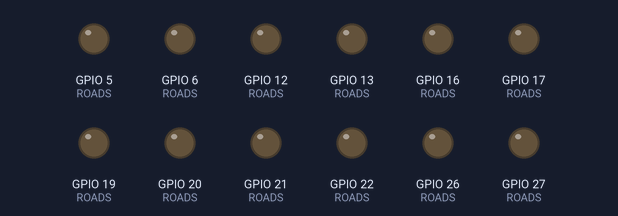
The sketch below on a simulated ESP32. On the bench: output pins drawn as LEDs (lit = HIGH). WiFi joins after 1.5 s; servers stay silent unless stated; what the sketch prints to the serial monitor is not drawn.

Above: at 3.5 s.
At 45.4 s:
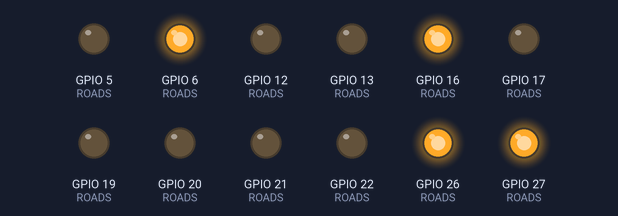
Timing chart, 0 to 46.5 s (numbered marks = the images above):
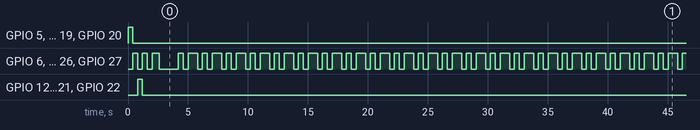

The sketch:

esp32_signal_driver.ino
```cpp
/*
 * Smart Traffic — ESP32 signal-head driver.
 *
 * Polls the backend's /api/signals/status endpoint over WiFi and mirrors the
 * light of each approach on three GPIO pins. The control logic stays in the
 * backend; this board only shows the result.
 *
 * Failsafe: if the backend cannot be reached three times in a row, every
 * approach blinks yellow ("signal out of service") instead of holding the
 * last state.
 *
 * Board: "ESP32 Dev Module". No extra libraries needed.
 * Wiring: LED anode -> 220 ohm resistor -> GPIO pin, cathode -> GND.
 */

#include <HTTPClient.h>
#include <WiFi.h>

// ---------------------------------------------------------------- settings
const char *WIFI_SSID = "YOUR_WIFI_NAME";
const char *WIFI_PASSWORD = "YOUR_WIFI_PASSWORD";
const char *BACKEND_HOST = "192.168.1.5";  // laptop / Pi running the backend
const uint16_t BACKEND_PORT = 8000;

const uint32_t POLL_INTERVAL_MS = 200;   // 5 Hz
const uint32_t REQUEST_TIMEOUT_MS = 2000;
const uint8_t FAILS_BEFORE_FAILSAFE = 3;
const uint32_t BLINK_INTERVAL_MS = 500;

struct Road {
  const char *name;
  uint8_t redPin;
  uint8_t yellowPin;
  uint8_t greenPin;
};

// Same pin map as the Raspberry Pi driver (hardware/gpio_driver.py).
Road ROADS[] = {
    {"north", 17, 27, 22},
    {"south", 5, 6, 13},
    {"east", 19, 26, 21},
    {"west", 20, 16, 12},
};
const uint8_t ROAD_COUNT = sizeof(ROADS) / sizeof(ROADS[0]);

// ------------------------------------------------------------------ helpers
void showLight(const Road &road, const String &state) {
  digitalWrite(road.redPin, state == "red" ? HIGH : LOW);
  digitalWrite(road.yellowPin, state == "yellow" ? HIGH : LOW);
  digitalWrite(road.greenPin, state == "green" ? HIGH : LOW);
}

/*
 * Pulls one road's light out of the JSON payload without a JSON library.
 * The payload looks like:
 *   {"active_phase":"NS_GREEN","roads":{"north":{"light":"green",...},...}}
 * so we find "<road>" and then the first "light":"..." after it.
 */
String lightFor(const String &payload, const char *roadName) {
  String key = String("\"") + roadName + "\"";
  int roadAt = payload.indexOf(key);
  if (roadAt < 0) return "";

  int lightAt = payload.indexOf("\"light\":\"", roadAt);
  if (lightAt < 0) return "";
  lightAt += 9;  // skip past "light":"

  int end = payload.indexOf('"', lightAt);
  if (end < 0) return "";
  return payload.substring(lightAt, end);
}

bool fetchStatus(String &payload) {
  if (WiFi.status() != WL_CONNECTED) return false;

  HTTPClient http;
  String url = String("http://") + BACKEND_HOST + ":" + BACKEND_PORT + "/api/signals/status";
  http.setTimeout(REQUEST_TIMEOUT_MS);
  if (!http.begin(url)) return false;

  int code = http.GET();
  bool ok = (code == HTTP_CODE_OK);
  if (ok) payload = http.getString();
  http.end();
  return ok;
}

void failsafeBlink() {
  bool on = (millis() / BLINK_INTERVAL_MS) % 2 == 0;
  for (uint8_t i = 0; i < ROAD_COUNT; i++) {
    showLight(ROADS[i], on ? "yellow" : "off");
  }
}

// -------------------------------------------------------------------- setup
void setup() {
  Serial.begin(115200);
  for (uint8_t i = 0; i < ROAD_COUNT; i++) {
    pinMode(ROADS[i].redPin, OUTPUT);
    pinMode(ROADS[i].yellowPin, OUTPUT);
    pinMode(ROADS[i].greenPin, OUTPUT);
    showLight(ROADS[i], "off");
  }

  // Power-on self test: every LED in turn, so wiring mistakes show up at once.
  const char *colours[] = {"red", "yellow", "green"};
  for (uint8_t c = 0; c < 3; c++) {
    for (uint8_t i = 0; i < ROAD_COUNT; i++) showLight(ROADS[i], colours[c]);
    delay(400);
  }
  for (uint8_t i = 0; i < ROAD_COUNT; i++) showLight(ROADS[i], "off");

  Serial.printf("Connecting to WiFi %s", WIFI_SSID);
  WiFi.mode(WIFI_STA);
  WiFi.begin(WIFI_SSID, WIFI_PASSWORD);
  while (WiFi.status() != WL_CONNECTED) {
    failsafeBlink();
    delay(200);
    Serial.print(".");
  }
  Serial.printf("\nConnected. ESP32 IP: %s\n", WiFi.localIP().toString().c_str());
}

// --------------------------------------------------------------------- loop
void loop() {
  static uint8_t fails = 0;
  static bool offline = false;

  String payload;
  if (fetchStatus(payload)) {
    if (offline) {
      Serial.println("backend back online");
      offline = false;
    }
    fails = 0;
    for (uint8_t i = 0; i < ROAD_COUNT; i++) {
      String state = lightFor(payload, ROADS[i].name);
      showLight(ROADS[i], state.length() ? state : "red");
    }
  } else if (++fails >= FAILS_BEFORE_FAILSAFE) {
    if (!offline) {
      Serial.println("backend unreachable — blinking yellow");
      offline = true;
    }
    failsafeBlink();
  }

  delay(POLL_INTERVAL_MS);
}
```

Measured:
- by itself, GPIO 6 (ROADS), GPIO 16 (ROADS), GPIO 26 (ROADS), GPIO 27 (ROADS): moves between LOW and HIGH, repeating every 38.0 s
- by itself, everything shown: repeats every 38.0 s, in 76 steps
